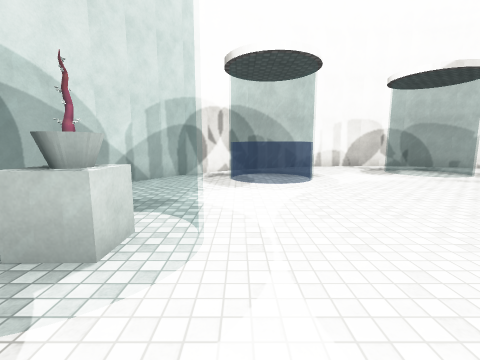
view 1 (above)

17 first-person views from a walk through a Unity game level. The camera is 1.5 m above the floor, tilts 8° down and sees 90° across. The floor is counted in squares, 1 m on a side. Each view is taken from the middle of a square. On the plan, view 1 faces up. The plan holds only what a view shows up to about 13 squares ahead; the rest is blank. Some surface patterns are stand-ins.

view 2
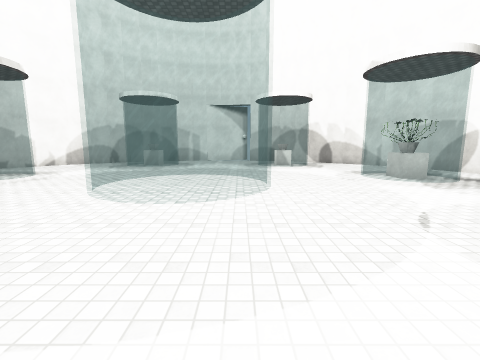

view 3
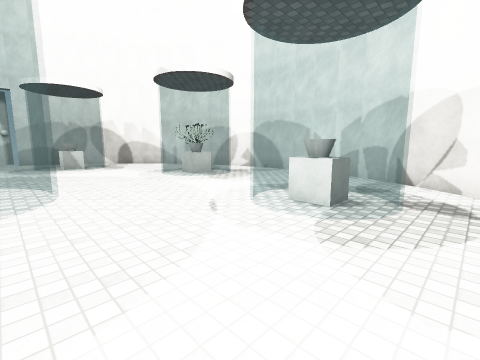

view 4
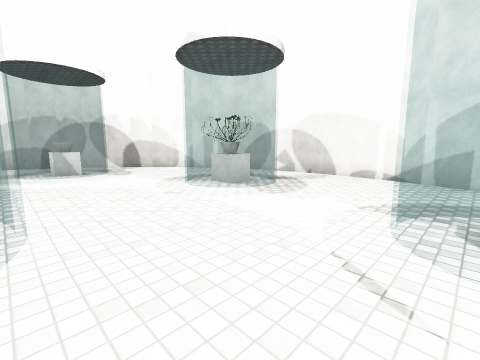

view 5
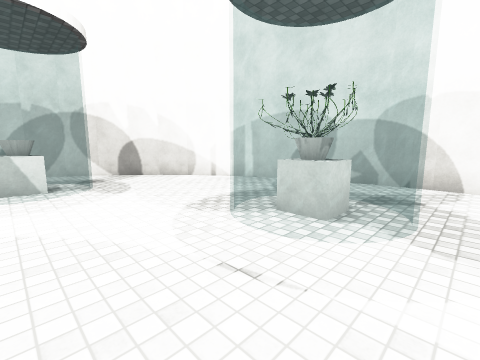

view 6
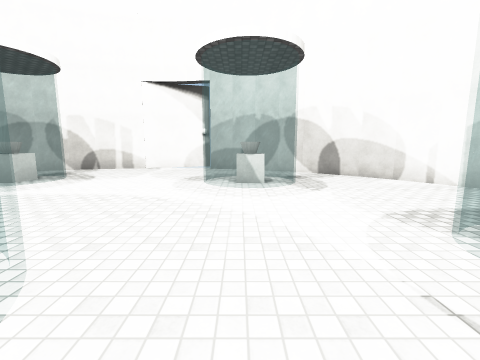

view 7
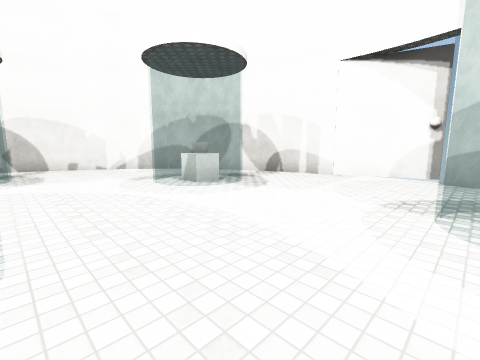

view 8
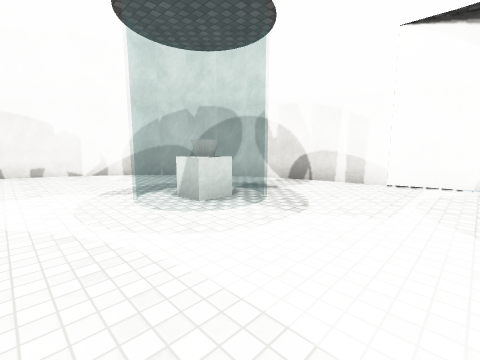

view 9
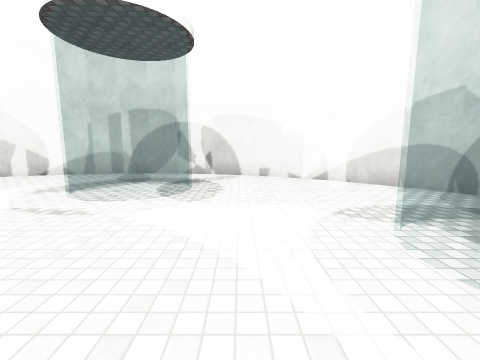

view 10
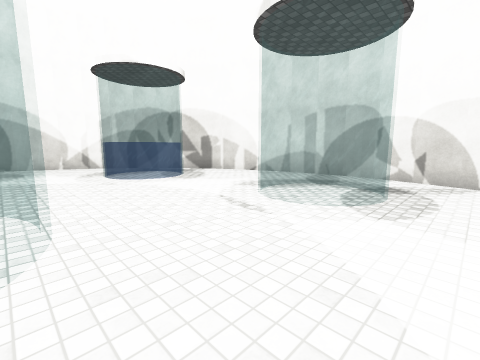

view 11
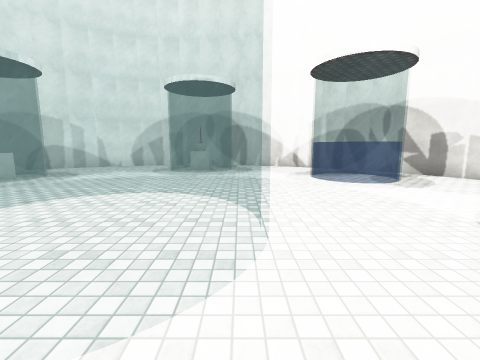

view 12
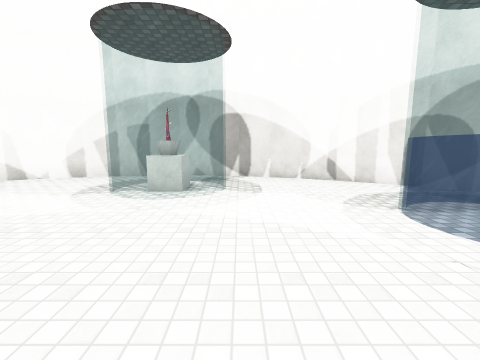

view 13
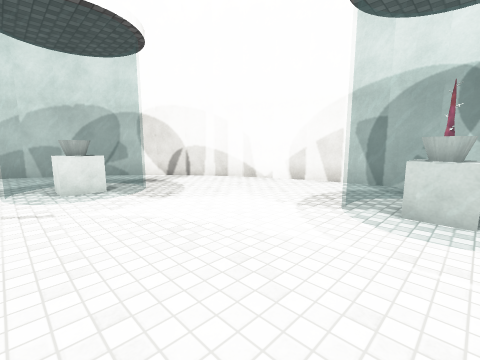

view 14
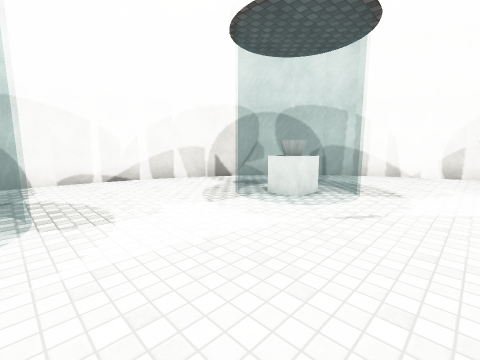

view 15
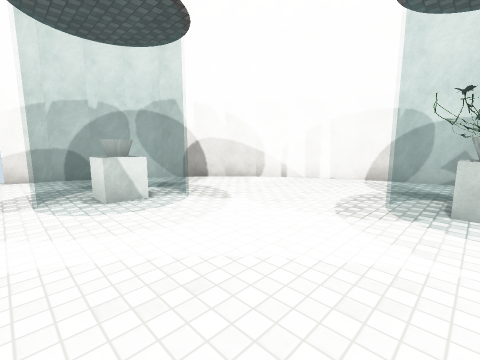

view 16
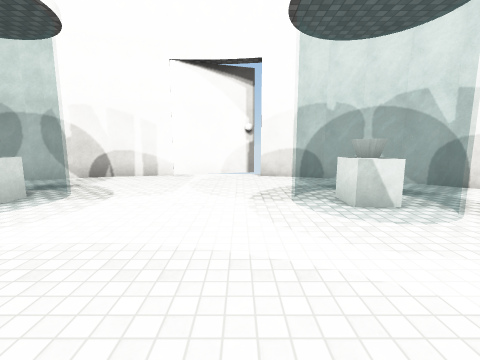

view 17
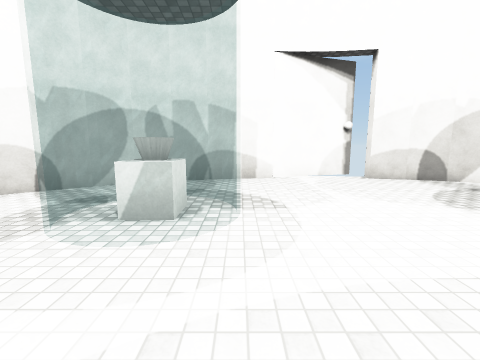

### Floor plan
Key: @ floor where view 1 was taken; # wall or solid block; . floor; = window, fence, low wall or low ledge; B block; F flower.
Columns run from 6 left of view 1 to 25 right of it. Each row starts with its distance up from view 1.
 18          #############
 17        ###...........###
 16       ##...............###
 15       #........===.......##
 14    ## .........=..=.......##
 13    #..====....==..=........##
 12   ##..=  =.....=.==.........#
 11  ##...=  =......=...........##
 10  #....====..............==...#
  9 ##.....................=B# ..##
  8 #.....................=.B#=...#
  7 #......................=BB=...#
  6 #............====.......==....#
  5 #.====......=....=............##
  4 #.=B#=.....=......=............#
  3 #  BF=.....=......=............#
  2 #.====.....==....==............#
  1 #...........==...=.............#
  0 #.....@......====.............##
 -1 #......................====...#
 -2 #......................=BB=...#
 -3 ##......=..............=BB ..##
 -4  #.....=.==............====..#
 -5  ##...=.BB=.....==..........##
 -6   ##..==BB=....=..=.........#
 -7    #...===.....=BF=........##
 -8    ##..........=BF=.......##
 -9     ##..........===......##
-10      ###...............###
-11        ###...........###
-12          #####...#####
-13              #####

Positions as (right, up) in squares from view 1, and headings:
1: (0, 0), facing up
2: (-1, 1), facing right
3: (-1, 1), facing down-right
4: (3, 0), facing down-right
5: (8, -2), facing down-right
6: (8, -2), facing right
7: (12, -1), facing up-right
8: (14, 2), facing up-right
9: (14, 5), facing up
10: (14, 6), facing up-left
11: (13, 6), facing left
12: (6, 6), facing left
13: (4, 4), facing down-left
14: (9, -1), facing down-left
15: (11, 0), facing down-right
16: (12, 1), facing right
17: (13, 6), facing right
